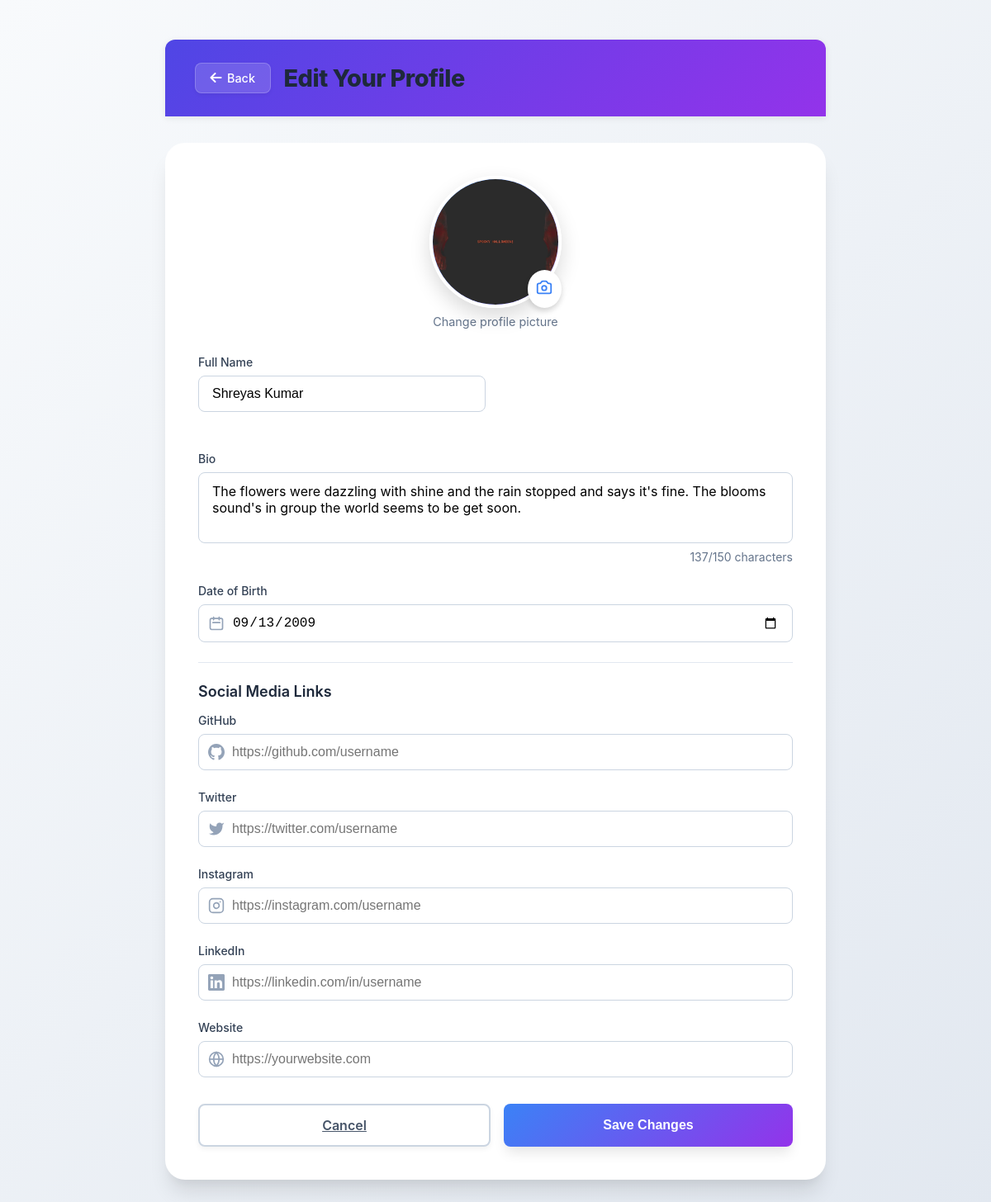
The app's page /blogs/update_profile/ (signed in) with its own data.
### blog/models.py (models this page shows, shortened)
class Profile(models.Model):
    VISIBILITY_CHOICES = [
        ('public', 'Public'),
        ('followers', 'Followers Only'),
        ('private', 'Private'),
    ]
    user = models.OneToOneField(
        User,
        on_delete=models.CASCADE,
        related_name='profile'
    )
    name = models.CharField(max_length=150, blank=True, null=True)
    bio = models.TextField(max_length=300, blank=True, null=True)
    date_of_birth = models.DateField(blank=True, null=True)
    profile_picture = models.ImageField(
        upload_to='profiles/',
        default='default_pic.png',
        blank=True,
        null=True
    )
    website = models.URLField(blank=True, null=True)
    twitter = models.URLField(blank=True, null=True)
    linkedin = models.URLField(blank=True, null=True)
    github = models.URLField(blank=True, null=True)
    instagram = models.URLField(blank=True, null=True)
    profile_visibility = models.CharField(
        max_length=10,
        choices=VISIBILITY_CHOICES,
        default='public'
    )
    created_at = models.DateTimeField(auto_now_add=True)
    updated_at = models.DateTimeField(auto_now=True)

### blog/views.py (the view, shortened to what this page needs)
# urls.py: path("update_profile/", views.update_profile, name="edit_profile"),
@login_required
def update_profile(request):
    profile = request.user.profile  # Assuming OneToOne relation with User
    social_fields = ["github", "twitter", "linkedin", "instagram"]
    return render(
        request,
        "blog/update_profile.html",
        {"profile": profile, "social_fields": social_fields},
    )

### blog/templates/blog/update_profile.html (shortened to what this page needs)
{% load static %}
<!DOCTYPE html>
<html lang="en">
<head>
  <link rel="stylesheet" href="https://cdnjs.cloudflare.com/ajax/libs/font-awesome/6.5.0/css/all.min.css" />
  <link rel="stylesheet" href="{% static 'blog/css/update_profile.css' %}">
</head>
<body>
  <div class="container">
    <div class="header">
      <div class="card-header">
        <a href="{% url 'setting' %}" class="back-btn">
          <i class="fa fa-arrow-left"></i> Back
        </a>
        <h1>Edit Your Profile</h1><br>
      </div>
    </div>
    <div class="form-card">
      <form method="POST" enctype="multipart/form-data">
        <div class="profile-section">
          <div class="profile-avatar">
            <div class="avatar-circle" onclick="document.getElementById('profile_picture').click()">
              {% if profile.profile_picture %}
                <img id="avatarPreview" class="avatar-preview" src="{{ profile.profile_picture.url }}" alt="Profile Picture" />
              {% else %}
                <img id="avatarPreview" class="avatar-preview" src="{% static 'blog/images/default_avatar.svg' %}" alt="Profile Picture" />
              {% endif %}
            </div>
            <label class="upload-button" for="profile_picture">
            </label>
          </div>
          <p class="upload-text">Change profile picture</p>
        </div>
        <div class="form-row">
          <div class="form-group">
            <label for="name">Full Name</label>
            <input
              type="text"
              id="name"
              name="name"
              placeholder="John Doe"
              value="{{ profile.name }}"
              required
            />
          </div>
        </div>
        <div class="form-group">
          <label for="bio">Bio</label>
          <textarea id="bio" name="bio" rows="3" maxlength="150" placeholder="Tell us about yourself...">{{ profile.bio }}</textarea>
          <div class="char-count"><span id="charCount">0</span>/150 characters</div>
        </div>
        <div class="form-group">
          <label for="dob">Date of Birth</label>
          <div class="input-wrapper">
            <input
              type="date"
              id="dob"
              name="dob"
              class="with-icon"
              value="{{ profile.date_of_birth|date:'Y-m-d' }}"
              required
            />
          </div>
        </div>
        <div class="section-divider">
          <h3 class="section-title">Social Media Links</h3>
          <div class="form-group">
            <label for="github">GitHub</label>
            <div class="input-wrapper">
              <input
                type="url"
                id="github"
                name="github"
                class="with-icon"
                placeholder="https://github.com/username"
                value="{{ profile.github }}"
              />
            </div>
          </div>
          <div class="form-group">
            <label for="twitter">Twitter</label>
            <div class="input-wrapper">
              <input
                type="url"
                id="twitter"
                name="twitter"
                class="with-icon"
                placeholder="https://twitter.com/username"
                value="{{ profile.twitter }}"
              />
            </div>
          </div>
          <div class="form-group">
            <label for="instagram">Instagram</label>
            <div class="input-wrapper">
              <input
                type="url"
                id="instagram"
                name="instagram"
                class="with-icon"
                placeholder="https://instagram.com/username"
                value="{{ profile.instagram }}"
              />
            </div>
          </div>
          <div class="form-group">
            <label for="linkedin">LinkedIn</label>
            <div class="input-wrapper">
              <input
                type="url"
                id="linkedin"
                name="linkedin"
                class="with-icon"
                placeholder="https://linkedin.com/in/username"
                value="{{ profile.linkedin }}"
              />
            </div>
          </div>
          <div class="form-group">
            <label for="website">Website</label>
            <div class="input-wrapper">
              <input
                type="url"
                id="website"
                name="website"
                class="with-icon"
                placeholder="https://yourwebsite.com"
                value="{{ profile.website }}"
              />
            </div>
          </div>
        </div>
        <div class="button-group">
          <a href="{% url 'profile' %}" class="cancel-btn">Cancel</a>
          <button type="submit" class="submit-btn">Save Changes</button>
        </div>
      </form>
    </div>
  </div>
</body>
</html>

### blog/static/blog/css/update_profile.css (style rules this page uses)
* { margin: 0; padding: 0; box-sizing: border-box; }
body { font-family: -apple-system, BlinkMacSystemFont, "Segoe UI", Roboto, Oxygen, Ubuntu, Cantarell, sans-serif; background: linear-gradient(135deg, #f8fafc 0%, #e2e8f0 100%); min-height: 100vh; padding: 3rem 1rem; }
.container { max-width: 800px; margin: 0 auto; }
.header { text-align: center; margin-bottom: 2rem; }
.header h1 { font-size: 2.5rem; color: #1e293b; margin-bottom: 0.5rem; }
.form-card { background: white; border-radius: 1.5rem; box-shadow: 0 20px 25px -5px rgba(0, 0, 0, 0.1), 0 10px 10px -5px rgba(0, 0, 0, 0.04); padding: 2.5rem; transition: all 0.3s ease; }
.profile-section { text-align: center; margin-bottom: 2rem; position: relative; }
.profile-avatar { position: relative; width: 160px; height: 160px; margin: 0 auto; }
.avatar-circle { width: 160px; height: 160px; border-radius: 50%; background: linear-gradient(135deg, #60a5fa 0%, #a78bfa 100%); display: flex; align-items: center; justify-content: center; overflow: hidden; cursor: pointer; transition: all 0.3s ease; border: 4px solid white; box-shadow: 0 10px 25px rgba(0, 0, 0, 0.15); position: relative; }
.avatar-preview { width: 100%; height: 100%; object-fit: cover; border-radius: 50%; transition: opacity 0.3s ease; }
.upload-button { position: absolute; bottom: 0; right: 0; background: #fff; border-radius: 50%; padding: 0.6rem; cursor: pointer; box-shadow: 0 4px 6px rgba(0, 0, 0, 0.15); transition: all 0.3s ease; }
.upload-button svg { width: 22px; height: 22px; color: #3b82f6; }
.upload-text { margin-top: 0.5rem; color: #64748b; font-size: 0.9rem; }
.form-row { display: grid; grid-template-columns: 1fr 1fr; gap: 1.5rem; margin-bottom: 1.5rem; }
.form-group { margin-bottom: 1.5rem; }
.form-group label { display: block; font-size: 0.875rem; font-weight: 500; color: #334155; margin-bottom: 0.5rem; }
.input-wrapper { position: relative; }
input[type="text"], input[type="url"], input[type="date"], textarea { width: 100%; padding: 0.75rem 1rem; border: 1px solid #cbd5e1; border-radius: 0.5rem; font-size: 1rem; transition: all 0.3s ease; outline: none; }
input.with-icon, textarea.with-icon { padding-left: 2.5rem; }
textarea { resize: none; font-family: inherit; }
.char-count { text-align: right; font-size: 0.875rem; color: #64748b; margin-top: 0.25rem; }
.section-divider { padding-top: 1.5rem; border-top: 1px solid #e2e8f0; margin-bottom: 1rem; }
.section-title { font-size: 1.125rem; font-weight: 600; color: #1e293b; margin-bottom: 1rem; }
.button-group { display: flex; gap: 1rem; margin-top: 2rem; }
.submit-btn, .cancel-btn { flex: 1; padding: 0.875rem 1.5rem; border: none; border-radius: 0.5rem; font-size: 1rem; font-weight: 600; cursor: pointer; transition: all 0.3s ease; }
.submit-btn { background: linear-gradient(135deg, #3b82f6 0%, #9333ea 100%); color: white; box-shadow: 0 10px 15px -3px rgba(0, 0, 0, 0.1); }
.cancel-btn { background: transparent; color: #475569; border: 2px solid #cbd5e1; border-radius: 0.5rem; font-weight: 600; text-align: center; padding: 0.875rem 1.5rem; transition: all 0.3s ease; box-shadow: 0 3px 6px rgba(0, 0, 0, 0.05); }

### blog/templates/blog/update_profile.html (style rules this page uses)
.card-header { background: linear-gradient(135deg, #4f46e5 0%, #9333ea 100%); color: #fff; padding: 1.75rem 2.25rem; display: flex; align-items: center; gap: 1rem; border-radius: 0.75rem 0.75rem 0 0; box-shadow: 0 2px 8px rgba(0, 0, 0, 0.08); }
.card-header h1 { font-size: 1.8rem; font-weight: 800; margin: 0; letter-spacing: -0.5px; }
.card-header a { text-decoration: none; display: inline-flex; align-items: center; }
.back-btn { background: rgba(255, 255, 255, 0.15); color: #fff; border: 1px solid rgba(255, 255, 255, 0.2); padding: 0.55rem 1.1rem; border-radius: 0.5rem; font-size: 0.9rem; font-weight: 500; cursor: pointer; transition: all 0.25s ease; display: inline-flex; align-items: center; gap: 0.4rem; box-shadow: 0 2px 5px rgba(0, 0, 0, 0.05); }
.back-btn svg, .back-btn i { font-size: 1rem; }

### records on screen
Profile: profile_picture (picture), name "Shreyas Kumar", bio "The flowers were dazzling with shine and the rain stopped and says it's fine. The blooms sound's in group the world seems to be get soon.", dob "09/13/2009"
